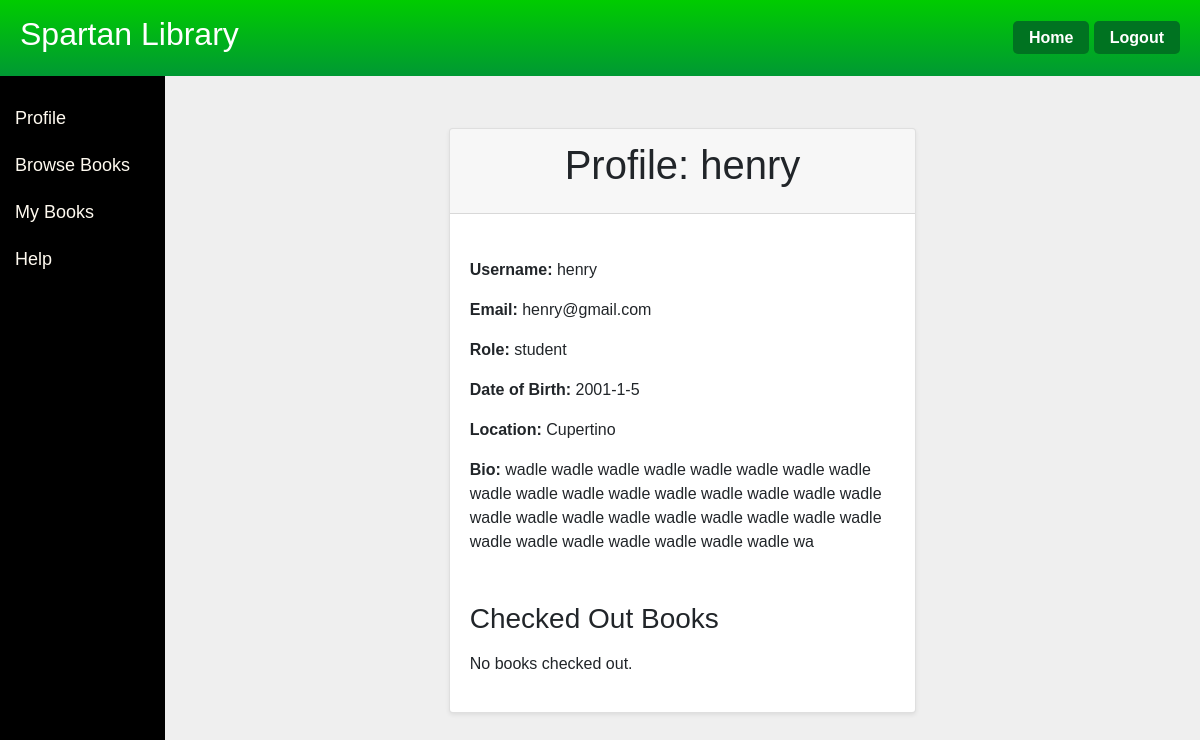
/user_profile/3 (signed in), run on an earlier commit of the app's database.
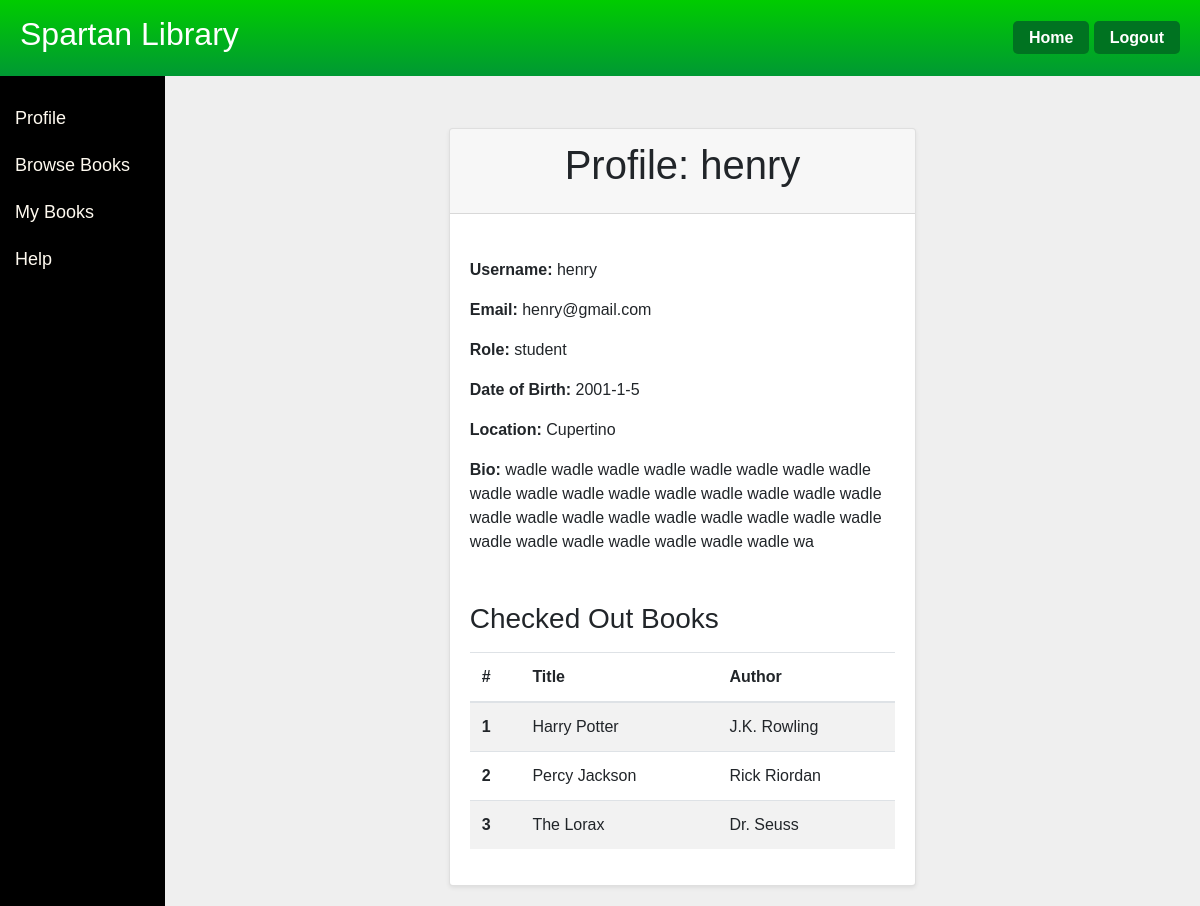
And on a later commit of the database.
### app/models.py (models this page shows, shortened)
class Book(db.Model):
    id = db.Column(db.Integer, primary_key=True)
    title = db.Column(db.String(100), nullable=False)
    author = db.Column(db.String(100), nullable=False)
    status = db.Column(db.String(10), default='Available')
    available_copies = db.Column(db.Integer, default=1)
    total_copies = db.Column(db.Integer, default=1)

### app/routes.py (the view)
@main.route('/user_profile/<int:user_id>')
@login_required
def user_profile(user_id):
    user = User.query.get_or_404(user_id)
    checked_out_books = []
    if user.role == 'student':
        checked_out_books = user.books_checked_out
    return render_template('user_profile.html', user=user, checked_out_books=checked_out_books, role=current_user.role)

### app/models.py (called while the page is built)
@login.user_loader
def load_user(id):
    return User.query.get(int(id))

### app/templates/user_profile.html
{% extends "home.html" %}
{% block mycontent %}
<div class="container mt-5">
    <div class="row justify-content-center">
        <div class="col-md-6">
            <div class="card shadow-sm">
                <div class="card-header">
                    <h1 class="card-title text-center">Profile: {{ user.username }}</h1>
                </div>
                <div class="card-body">
                    <div class="mt-4">
                        <p><strong>Username:</strong> {{ user.username }}</p>
                        <p><strong>Email:</strong> {{ user.email }}</p>
                        <p><strong>Role:</strong> {{ user.role }}</p>
                        <p><strong>Date of Birth:</strong> {{ user.dob or "Not provided" }}</p>
                        <p><strong>Location:</strong> {{ user.location or "Not provided" }}</p>
                        <p><strong>Bio:</strong> {{ user.bio or "Not provided" }}</p>
                    </div>
                    {% if user.role == 'student' %}
                        <div class="mt-5">
                            <h3>Checked Out Books</h3>
                            {% if checked_out_books %}
                                <table class="table table-striped mt-3">
                                    <thead>
                                        <tr>
                                            <th>#</th>
                                            <th>Title</th>
                                            <th>Author</th>
                                        </tr>
                                    </thead>
                                    <tbody>
                                        {% for book in checked_out_books %}
                                            <tr>
                                                <th scope="row">{{ loop.index }}</th>
                                                <td>{{ book.title }}</td>
                                                <td>{{ book.author }}</td>
                                            </tr>
                                        {% endfor %}
                                    </tbody>
                                </table>
                            {% else %}
                                <p class="mt-3">No books checked out.</p>
                            {% endif %}
                        </div>
                    {% endif %}
                </div>
            </div>
        </div>
    </div>
</div>
{% endblock %}

What changed in the data, as far as the page shows it:
now on this page (row edited): Book: title "Harry Potter", author "J.K. Rowling"
now on this page (row edited): Book: title "Percy Jackson", author "Rick Riordan"
now on this page (row edited): Book: title "The Lorax", author "Dr. Seuss"
Also different on the page:
text no longer shown: "No books checked out."
text now shown: "# Title Author"
